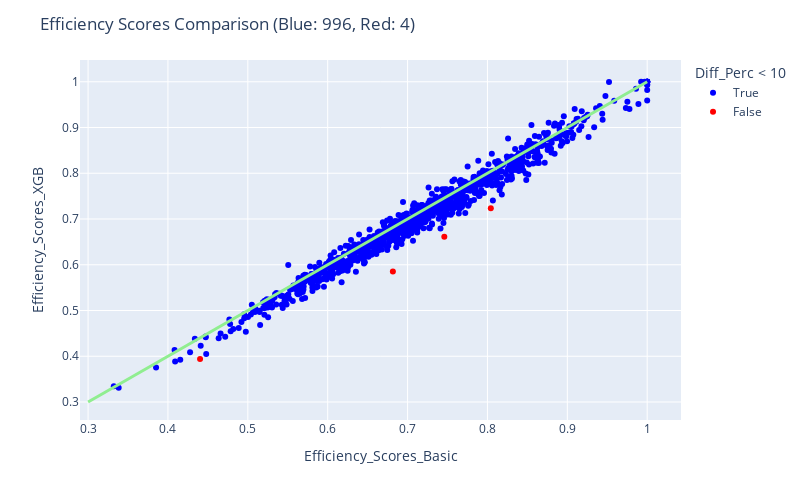

The code cell stored with this chart in its notebook:
### Code cell
fig = px.scatter(res_xgb, x="Efficiency_Scores_Basic", y="Efficiency_Scores_XGB", color = "Diff_Perc < 10", color_discrete_map= {True:"blue", False: "red"},
                 hover_data=["Efficiency_Scores_Basic", "Efficiency_Scores_XGB", "Diff_Perc"] + [res_xgb.index])


fig.add_traces(
    list(px.line(x = np.linspace(0.3, 1, num=2), y = np.linspace(0.3, 1, num=2)).select_traces())
)

fig.update_traces(line_color='lightgreen', line_width=3)

fig.update_layout(
    autosize=False,
    width=800,
    height=500,
    title_text=f"Efficiency Scores Comparison (Blue: {blue}, Red: {red})",
)

fig.show()

### Figure 1 — Plotly figure (JSON) as saved in the notebook; plotly's stock layout.template omitted (floating-point values rounded to 4 significant figures; data arrays with more than 128 entries replaced by an {"elided": "..."} marker saying what was removed)
{"data": [{"customdata": {"elided": "996x2 mixed values"}, "hovertemplate": "Diff_Perc < 10=True<br>Efficiency_Scores_Basic=%{x}<br>Efficiency_Scores_XGB=%{y}<br>Diff_Perc=%{customdata[0]}<br>index=%{customdata[1]}<extra></extra>", "legendgroup": "True", "line": {"color": "lightgreen", "width": 3}, "marker": {"color": "blue", "symbol": "circle"}, "mode": "markers", "name": "True", "orientation": "v", "showlegend": true, "type": "scatter", "x": {"elided": "996 float values"}, "xaxis": "x", "y": {"elided": "996 float values"}, "yaxis": "y"}, {"customdata": [[10.55, "DMU 0570"], [14.09, "DMU 0663"], [11.38, "DMU 0844"], [10.05, "DMU 0907"]], "hovertemplate": "Diff_Perc < 10=False<br>Efficiency_Scores_Basic=%{x}<br>Efficiency_Scores_XGB=%{y}<br>Diff_Perc=%{customdata[0]}<br>index=%{customdata[1]}<extra></extra>", "legendgroup": "False", "line": {"color": "lightgreen", "width": 3}, "marker": {"color": "red", "symbol": "circle"}, "mode": "markers", "name": "False", "orientation": "v", "showlegend": true, "type": "scatter", "x": [0.4402, 0.6816, 0.746, 0.8042], "xaxis": "x", "y": [0.3938, 0.5855, 0.6611, 0.7234], "yaxis": "y"}, {"hovertemplate": "x=%{x}<br>y=%{y}<extra></extra>", "legendgroup": "", "line": {"color": "lightgreen", "dash": "solid", "width": 3}, "marker": {"symbol": "circle"}, "mode": "lines", "name": "", "orientation": "v", "showlegend": false, "type": "scatter", "x": [0.3, 1], "xaxis": "x", "y": [0.3, 1], "yaxis": "y"}], "layout": {"autosize": false, "height": 500, "legend": {"title": {"text": "Diff_Perc < 10"}, "tracegroupgap": 0}, "margin": {"t": 60}, "title": {"text": "Efficiency Scores Comparison (Blue: 996, Red: 4)"}, "width": 800, "xaxis": {"anchor": "y", "autorange": true, "domain": [0, 1], "range": [0.2898, 1.042], "title": {"text": "Efficiency_Scores_Basic"}, "type": "linear"}, "yaxis": {"anchor": "x", "autorange": true, "domain": [0, 1], "range": [0.2607, 1.048], "title": {"text": "Efficiency_Scores_XGB"}, "type": "linear"}}}
